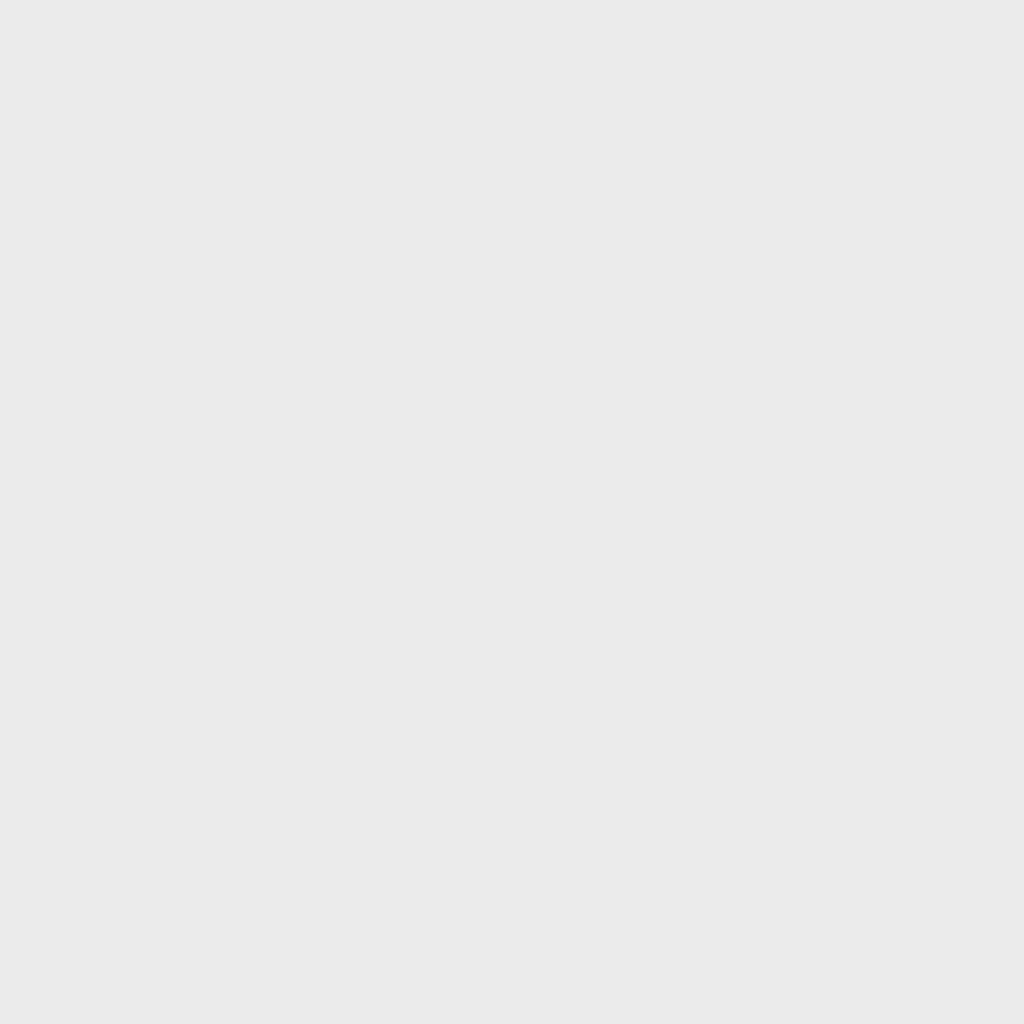
Frame 1 (no input)
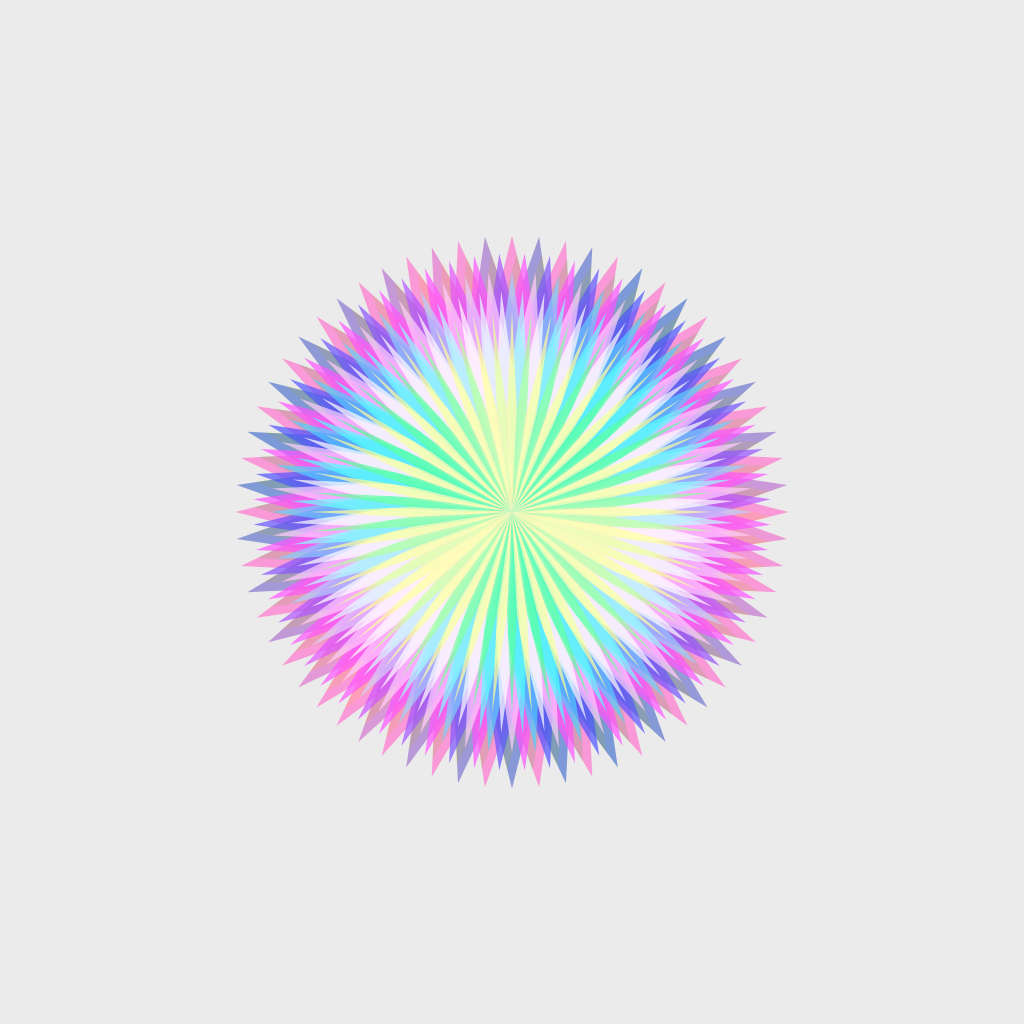
Frame 60 (no input)
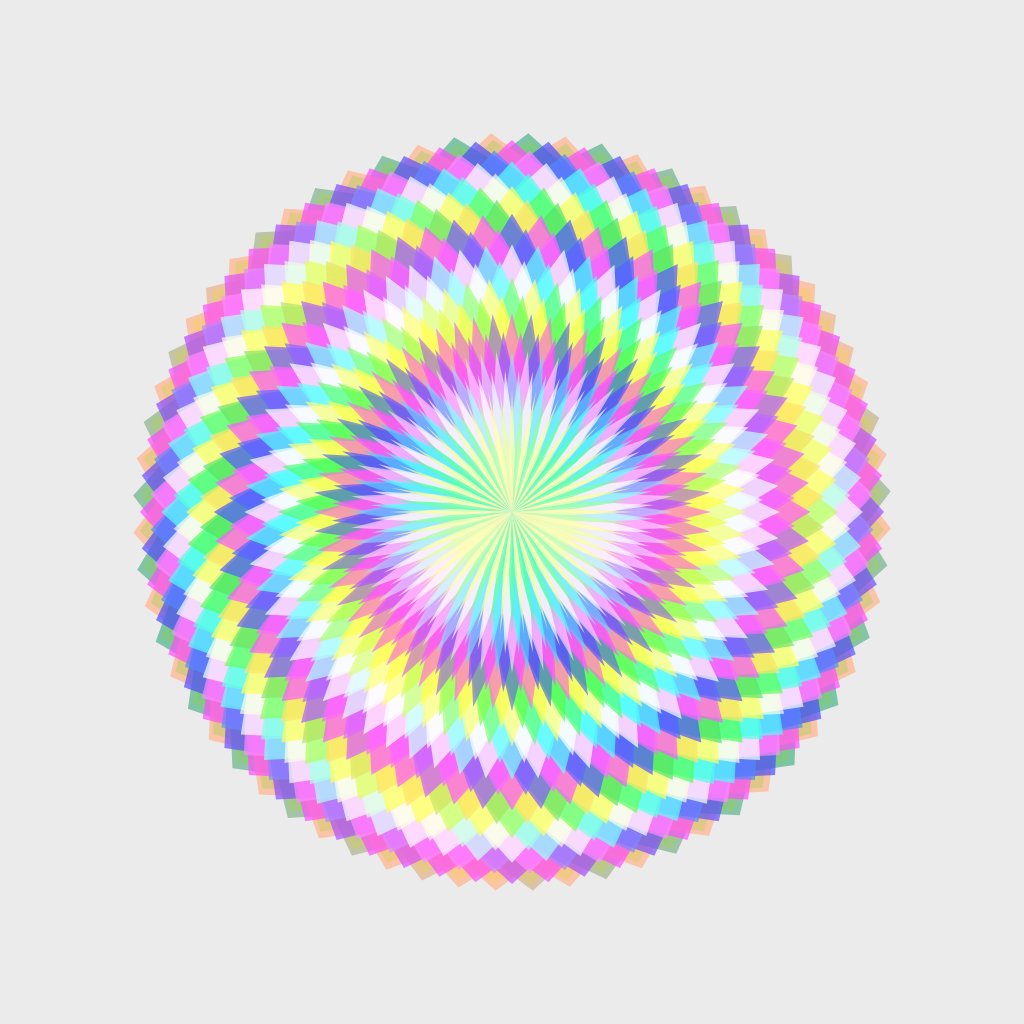
Frame 120 (the mouse pressed at the canvas centre since frame 60)

The p5.js sketch that drew these frames (run headless with seeded random() and noise() and a simulated clock; from frame 60 on, the mouse is pressed at the canvas centre):

// p5.js sketch
// ── sketch.js
/****
64
made by twitter.com/mattywillo_ for twitter.com/sableRaph's #WCCChallenge topic: 64
dissects a hexacontatetragon into rhombs and moves them around
the dissection is possibly not actually correct, but i tried to generalise it. try chaging `sides` below
****/







const ngonOutAngle = (n) => 2*Math.PI/n;

const ngonLength = (n, r) => 2*r*Math.sin(Math.PI/n);

const rhombGeo = (l, a) => { let t = abs(sin(a)*l), u = abs(cos(a)*l); return [0, 0, t, u, 0, u*2, -t, u]};

const fanProps = (l, a, n) => Array(Math.ceil(n)).fill(0).reduce((acc, _, ci)=>[...acc, {length:l, angle:a*(ci+1), rhombLength:cos(a*(ci+1))*l*2, offset: ci<=0?0:ci==1?l:acc[ci-2].offset+acc[ci-2].rhombLength, aOffset:a*ci}], []);
const starProps = (l, a, n) => fanProps(l, a, Math.max(0, n/2-1)).map(x=>({...x, ...{count: n, range: Math.PI*2}}))

const cmyk = (c,m,y,k=0) => [(1-c)*(1-k), (1-m)*(1-k), (1-y)*(1-k)];

let monochrome = false; //change to true for a clearer picture of whats happening
let step = 0.00014;
let gt = 0.0;
let sides = 64;
let oangle = ngonOutAngle(sides);
let length = ngonLength(sides, 0.8);

function drawFans(props, trf = ()=>{}, mutf = x=>x) {
  props.forEach((x,i)=>{
    let p = {...x, ...mutf(x, i)};
    let geo = rhombGeo(p.length, p.angle);
    for(let k = 0; k < p.count; k++) {
      push();
      rotate(p.aOffset + (p.range/p.count) * k);
      translate(0, p.offset);
      trf(x, i, k);
      quad(...geo);
      pop();
    }
  })
}

function draw() {
  gt = (gt+step*deltaTime)%1;
	t = 1-abs((0.5-gt)*2);
  t = t*t*(3-2*t);

  scale(width/2, -height/2);
  translate(1, -1);
  background(0.92, 1.0);

  drawFans(starProps(length/2, oangle/2, sides).reverse(), (x,i,k)=>{
    scale(lerp(6, 1, t));
    if(monochrome) {
      strokeWeight(0.0005);
      stroke(0.3);
      fill(map(i, 0, sides/2, 0.6, 1))
    } else {
      noStroke();
      fill(...cmyk(0.7*sin(k*3), 0.7*sin(i*1), 0.7*sin(i+2)), 0.7);
    }
  }, (x,i) => {
		let lt = Math.min(1, map(t, 0, ((sides/2-i)/sides*2), 0, 1));
		return {
			length: lerp(0, x.length, lt),
			angle: lerp(0, x.angle, lt),
			aOffset: lerp(x.aOffset*2, x.aOffset, lt),
			offset: lerp(0, x.offset, lt)
		}});
}

function setup() {
  setAttributes('antialias', true);
  colorMode(RGB, 1);
  createCanvas(1024, 1024);
}


function ngonInAngle(n)
{
	return (n-2)*Math.PI/n; //polygon angle sum theorem
}


const ngonPoints = (n, r)=>Array(Math.ceil(n)).fill(0).map((x,i)=>({x:r*Math.cos(2*Math.PI*i/n), y:r*Math.sin(2*Math.PI*i/n)}));

function ngonPoint (n, r)
{
	renturn 
}
